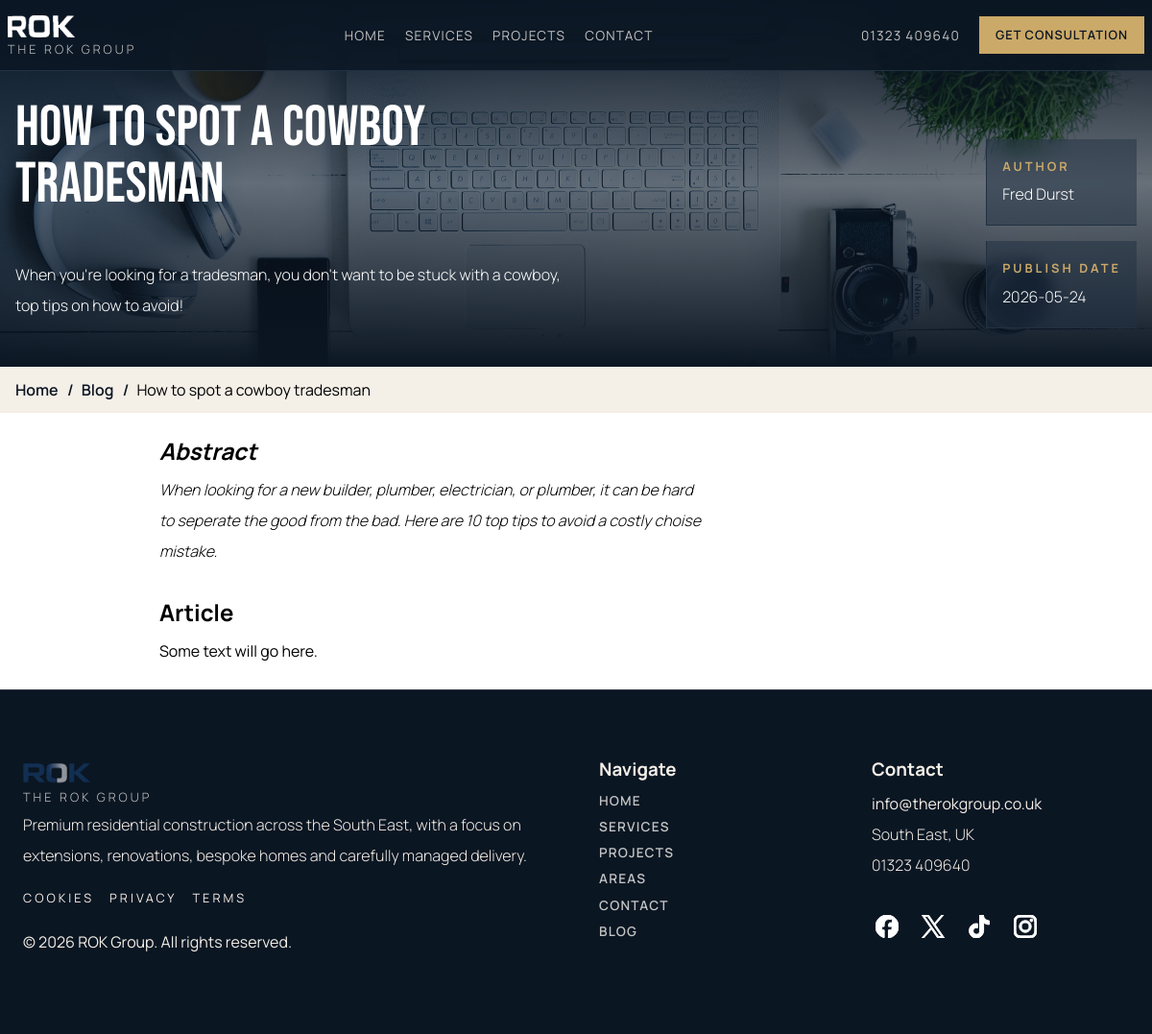
Page /blog/how-to-spot-a-cowboy-tradesman on the committed database.
### models/article.py (models this page shows, shortened)
class Article(db.Model):
    __tablename__ = 'articles'
    id = db.Column(db.Integer, primary_key=True, nullable=False)
    title = db.Column(db.String(255), nullable=False)
    subtitle = db.Column(db.String(255), nullable=True)
    slug = db.Column(db.String(255), nullable=False, unique=True)
    abstract = db.Column(db.Text, nullable=False)
    body_one = db.Column(db.Text, nullable=False)
    body_two = db.Column(db.Text, nullable=True)
    body_three = db.Column(db.Text, nullable=True)
    blog_form = db.Column(db.String(255), default="article-short" )
    author = db.Column(db.String(255), nullable=False)
    meta_id = db.Column(db.Integer, db.ForeignKey('metas.id'), nullable=True, unique=True)
    meta_obj = db.relationship('Meta', backref=db.backref('article', uselist=False), uselist=False)
    featured_media_id = db.Column(db.Integer,  db.ForeignKey('media.id'), nullable=True)
    featured_media = db.relationship('Media', backref=db.backref('featured_article_images', lazy=True))
    published_date = db.Column(db.Date, nullable=True)
    media_list = db.relationship(
        'Media', secondary=article_media,
        primaryjoin="Article.id == article_media.c.article_id",
        secondaryjoin="Media.id == article_media.c.media_id",
        backref=db.backref('articles')
    )
    @classmethod
    def get_by_slug(cls, slug):
        if not slug:
            return None
        return cls.query.filter_by(slug=slug).first()

### models/policy.py (models this page shows, shortened)
class Policy(db.Model):
    id = db.Column(db.Integer, primary_key=True, nullable=False)
    title = db.Column(db.String(255), nullable=False)
    nav_title = db.Column(db.String(255), nullable=True)
    slug = db.Column(db.String(255), unique=True, nullable=True)
    content = db.Column(db.Text, nullable=False)
    @classmethod
    def get_all(cls):
        return cls.query.all()

### models/social.py (models this page shows, shortened)
class Social(db.Model):
    __tablename__ = "socials"
    id = db.Column(db.Integer, primary_key=True, nullable=False)
    title = db.Column(db.String(255), nullable=False)
    page_uri = db.Column(db.String(255), nullable=False)
    handle = db.Column(db.String(100), nullable=False)
    icon = db.Column(db.Text, nullable=True)
    @classmethod
    def get_all(cls):
        return cls.query.all()

### app.py (the view)
@app.route("/blog/<string:slug>")
def article_detail(slug):
    article = Article.get_by_slug(slug)
    context = {
        'article':  article
    }
    return render_template(f"pages/blog/{article.blog_form}.html", **context)

### app.py (called while the page is built)
@app.context_processor
def get_footer():
    socials = Social.get_all()
    policies = Policy.get_all()
    return dict(current_year=datetime.datetime.now().year, socials=socials, policies=policies)

### templates/pages/blog/article-short.html (shortened to what this page needs)
{% extends 'base.html' %}
{% block hero %}
	<section class="hero short">
        <div class="slider dark">
            {% if article.featured_image %}
                <img alt="The Rok Group Van" title="A Van bearing the ROK Group logo." src="{{ article.featured_image.get_absolute_url() }}"/>
            {% else %}
                <img alt="The Rok Group Van" title="A Van bearing the ROK Group logo." src="/static/img/slider/blog-placeholder.jpg"/>
            {% endif %}
        </div>
		<div class="hero__body content grid center-y g-3 full-height col-2 pt-4">
			<div>
				<h1 class="display white-text large-text">{{ article.title }}</h1>
				<p class="white-text my-6">{% if article.subtitle %}{{ article.subtitle }} {% else %}Enjoy a quick read from our writers.{% endif %}</p>
			</div>
			<div class="sm-hide">
				<div class="hero-children card-stack">
					<div class="card clear p-3 ">
						<h3 class="gold-text caps small-text spaced-text">Author</h3>
						<p class="white-text">{{ article.author }}</p>
					</div>
					<div class="card clear p-3 ">
						<h3 class="gold-text caps small-text spaced-text">Publish Date</h3>
						<p class="white-text">{% if article.published_date %}{{ article.published_date }}{% endif %} </p>
					</div>
				</div>
			</div>
		</div>
	</section>
{% endblock hero %}
	{% block main %}
	<main class="container">
		{% if article.abstract %}
		<section class="abstract">
			<h2>Abstract</h2>
			<p>{{ article.abstract }}</p>
		</section>
		{% endif %}
		<section class="body">
			<h2>Article</h2>
			{% if article.body_one %}
				{{ article.body_one.replace('\n', '<br>') | safe }}
			{% else %}
				<p>No content available.</p>
			{% endif %}
		</section>
	</main>
{% endblock main %}

### templates/breadcrumbs.html
<div class="breadcrumbs">
    <div class="content flex row g-4 py-2 wrap center-y">
        <a href="/">Home</a>
       {% if page %}
            {% if page.tag == "Services" %}
                    <span>Services</span>
                {% elif page.tag == "Projects" %}
                    <span>Projects</span>
                {% elif page.tag == "Areas" %}
                    <span>Areas</span>
                {% elif page.tag == "Contact" %}
                    <span>Contact</span>
                {% elif page.tag == "Blog" %}
                    <span>Blog</span>
            {% endif %}
        {% elif project %}
            <a href="/projects">Projects</a>
            <span>{{ project.title|truncate(10) }}</span>
         {% elif area %}
            <a href="/areas">Areas</a>
            <span>{{ area.title }}</span>
        {% elif service and location %}
            <a href="/services">Services</a>
            <span>{{ service.title }} in {{ location.title }}</span>
         {% elif service %}
            <a href="/services">Services</a>
            <span>{{ service.title }}</span>
        {% elif article %}
            <a href="/blog">Blog</a>
            <span>{{ article.title|truncate(35) }}</span>
            {% elif location %}
            <a href="/areas">Areas</a>
             <a href="/areas/{{ location.area.slug }}">{{ location.area.title }}</a>
            <span>{{ location.title }}</span>
        {% elif policy %}
            <span>{{ policy.title }}</span>
        {% endif %}
    </div>
</div>

### templates/footer.html
<footer class="dark py-6 px-4">
    <div class="grid content py-3 col-2 g-6">
        <div class="flex col">
            <img class="nav-logo" src="/static/img/logo.png" alt="Logo">
            <p class="small-text spaced-text grey-text caps">The Rok Group</p>
            <p>Premium residential construction across the South East, with a focus on extensions, renovations, bespoke homes and carefully managed delivery.</p>
            <div class="flex row g-3 py-3 small-text spaced-text">
                {% for policy in policies %}
                <a href="/policy/{{policy.slug}}"> {{policy.nav_title}} </a>
                {% endfor %}
            </div>
            <span>&copy; {{ current_year }} ROK Group. All rights reserved.</span>
        </div>
        <div class="grid col-2 g-3">
            <div>
                <h3>Navigate</h3>
                <ul>
                    <li class="nav-link semi-bold"><a href="/">Home</a></li>
                    <li class="nav-link semi-bold"><a href="/services">Services</a></li>
                    <li class="nav-link semi-bold"><a href="/projects">Projects</a></li>
                    <li class="nav-link semi-bold"><a href="/areas">Areas</a></li>
                    <li class="nav-link semi-bold"><a href="/contact">Contact</a></li>
                    <li class="nav-link semi-bold"><a href="/blog">Blog</a></li>
                </ul>
            </div>
            <div>
                <h3>Contact</h3>
                <a href="mailto:info@therokgroup.co.uk">info@therokgroup.co.uk</a>
                <p>South East, UK</p>
                <p>01323 409640</p>
                <div class="flex row g-3 footer-socials">
                {% for link in socials %}
                <a href="{{ link.page_uri }}" target="_blank" rel="noreferrer noopener" style="fill:#ffffff; stroke:#ffffff;">
                    {{ link.icon|safe }}
                </a>
                {% endfor %}
            </div>
            </div>
        </div>
    </div>
</footer>

### static/css/style.css (style rules this page uses)
*, *::before, *::after { box-sizing:border-box; }
:root { --ff-sans: 'Manrope Variable', system-ui, sans-serif; --fs-base: 1rem; --ff-display: 'Bebas', sans-serif; --fw-extralight: 200; --fw-light: 300; --fw-normal: 400; --fw-medium: 500; --fw-semibold: 600; --fw-bold: 700; --fw-extrabold: 800; --color-ink: rgb(11, 22, 35); --color-ink-soft: #213142; --color-soft: rgb(244, 239, 231); --color-pale: rgb(252,252,252); --color-white: #ffffff; --color-grey: rgb(196, 196, 196); --color-stone: #ddd1bc; --color-gold: #cba968; --color-gold-deep: #9a7441; --color-border-soft: #0b16231c; --color-border-grey: rgba(170, 170, 170, .3); --color-success: rgb(96, 131, 91, .7); --color-error: rgb(178, 58, 58, .7); --blur-sm: 8px; --blur-md: 12px; --blur-lg: 16px; --blur-2xl: 40px; --space-1: 0.25rem; --space-2: 0.5rem; --space-3: 1rem; --space-4: 1.5rem; --space-5: 2rem; --space-6: 3rem; }
.my-6 { margin-block: var(--space-6); }
.p-3 { padding: var(--space-3); }
.pt-4 { padding-top: var(--space-4); }
.px-4 { padding-inline: var(--space-4); }
.py-2 { padding-block: var(--space-2); }
.py-3 { padding-block: var(--space-3); }
.py-6 { padding-block: var(--space-6); }
.g-3 { gap:var(--space-3); }
.g-4 { gap:var(--space-4); }
.g-6 { gap:var(--space-6); }
h1,h2,h3,h4,h5,h6,section, div, table, ul, li, p { margin:0; padding:0; }
p { font-weight: var(--fw-light); max-width:60ch; }
ul, ol { list-style: none; }
a:not([class]) { text-decoration-skip-ink: auto; }
img, picture, svg { max-width: 100%; display: block; }
body { min-height: 100vh; text-rendering: optimizeSpeed; line-height: 2; color: var(--clr-text); background-color: var(--clr-background); font-family: var(--ff-sans); font-weight: var(--fw-normal); -webkit-font-smoothing: antialiased; padding:0; margin:0; }
.nav-logo { padding-top:.5rem; max-width:70px; }
.display { text-transform: uppercase; line-height: 1; font-family: var(--ff-display); }
.white-text { color: var(--color-white); }
.grey-text { color: var(--color-grey); }
.gold-text { color: var(--color-gold); }
.large-text { font-size: 3.7rem; max-width: 23ch; }
.small-text { font-size:.8rem; }
.spaced-text { letter-spacing: 3px; }
.caps { text-transform: uppercase; }
.semi-bold { font-weight: var(--fw-semibold); }
.content { max-width:1250px; margin-inline: auto; position:relative; z-index:1; }
.card-stack { display:flex; flex-direction: column; gap:1rem; max-width:20rem; justify-self: flex-end; align-self:flex-end; }
section { padding-inline:1rem; }
section.dark, footer.dark { background-color: var(--color-ink); color: var(--color-soft); }
.grid.col-2 { grid-template-columns: repeat(2, 1fr); }

### templates/pages/blog/article-short.html (style rules this page uses)
.container { max-width: 900px; margin: 0 auto; }
.abstract { font-style: italic; margin: 1rem 0; }
.body { margin: 1.5rem 0; }

### rows in the picture
Article: title "HOW TO SPOT A COWBOY TRADESMAN", subtitle "When you're looking for a tradesman, you don't want to be stuck with a cowboy, top tips on how to avoid!", author "Fred Durst", published_date "2026-05-24", title "How to spot a cowboy tradesman", abstract "When looking for a new builder, plumber, electrician, or plumber, it can be hard to seperate the good from the bad. Here are 10 top tips to avoid a costly choise mistake.", body_one.replace "Some text will go here."
Policy: nav_title "COOKIES"
Policy: nav_title "PRIVACY"
Policy: nav_title "TERMS"
